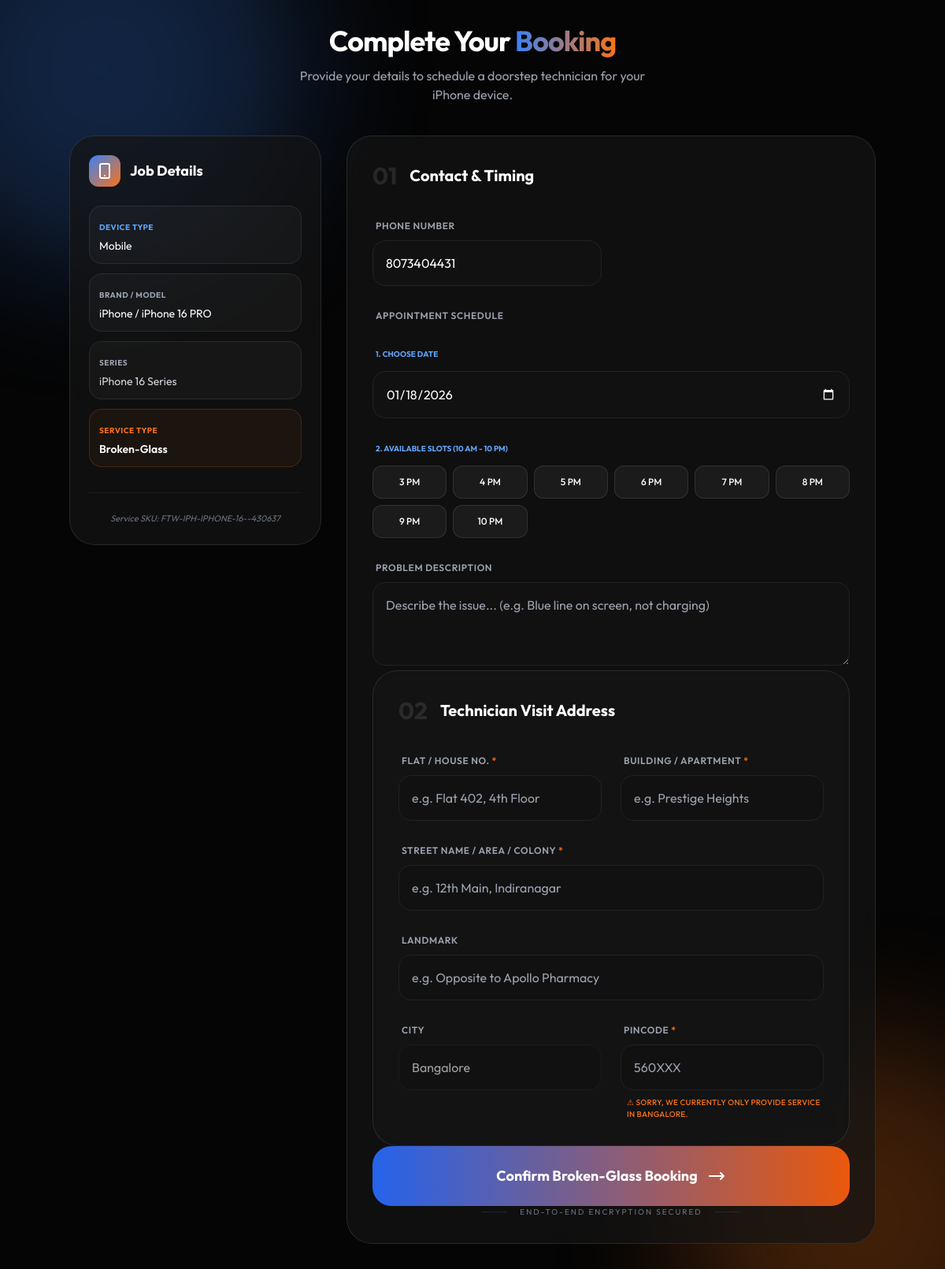
/bookings/booking/menu/FTW-IPH-IPHONE-16--430637/broken-glass/ (signed in), run on the app's committed database.
### Admin/models.py (models this page shows, shortened)
class Product(models.Model):
    category = models.ForeignKey(
        Category,
        on_delete=models.CASCADE,
        related_name='products'
    )
    brand = models.CharField(max_length=100)
    model_name = models.CharField(max_length=100)
    variant = models.CharField(max_length=50, blank=True, null=True)
    image = models.ImageField(upload_to='products/', blank=True, null=True)
    description = models.TextField(blank=True, null=True)
    price = models.DecimalField(max_digits=10, decimal_places=2)
    stock = models.PositiveIntegerField(default=0)
    sku = models.CharField(max_length=100, unique=True, editable=False)
    is_active = models.BooleanField(default=True)
    created_at = models.DateTimeField(auto_now_add=True)
    updated_at = models.DateTimeField(auto_now=True)
    display_order = models.PositiveIntegerField(default=0)
    class Meta:
        ordering = ['display_order']

class Category(models.Model):
    name = models.CharField(max_length=100)
    parent = models.ForeignKey(
        'self',
        on_delete=models.CASCADE,
        null=True,
        blank=True,
        related_name='children'
    )
    image = models.ImageField(upload_to='categories/', blank=True, null=True)
    description = models.TextField(blank=True, null=True)
    slug = models.SlugField(max_length=150, unique=True, blank=True)
    is_active = models.BooleanField(default=True)
    display_order = models.PositiveIntegerField(default=0)
    created_at = models.DateTimeField(auto_now_add=True)
    updated_at = models.DateTimeField(auto_now=True)
    class Meta:
        verbose_name_plural = "Categories"
        unique_together = ('parent', 'name')
        ordering = ['display_order', 'name']
    def get_path_list(self):
        path = [self]
        curr = self
        while curr.parent:
            path.append(curr.parent)
            curr = curr.parent
        return path[::-1] # Reverse to get [Root, Brand, Series, Sub-Series]

### Accounts/models.py (models this page shows, shortened)
class MyUser(AbstractUser):
    phone = models.CharField(max_length=15, unique=True)
    name = models.CharField(max_length=100)
    is_admin = models.BooleanField(default=False)
    email = models.EmailField(null=True, blank=True)
    first_name = None
    last_name = None
    server_id = models.CharField(
        max_length=20,
        null=True,
        blank=True,
        unique=True
    )
    doj = models.DateField(default=date.today)
    profile = models.ImageField(upload_to="profile/", null=True, blank=True)
    USERNAME_FIELD = "username"
    REQUIRED_FIELDS = ["phone", "name"]

### Bookings/views.py (the view, shortened to what this page needs)
# urls.py: path("booking/menu/<product>/<service>/", booking_menu, name="booking_menu"),
@login_required
def booking_menu(request, product, service):
    product_obj = get_object_or_404(
        Product.objects.select_related('category__parent__parent'),
        sku=product
    )
    category_path = product_obj.category.get_path_list()
    context = {
        'sku_str': product,
        'service': service,
        'product': product_obj,
        'category_path': category_path
    }
    return render(request, 'Bookings/bookings.html', context)

### templates/Bookings/bookings.html (shortened to what this page needs)
<!DOCTYPE html>
<html lang="en">
<head>
    <script src="https://cdn.tailwindcss.com"></script>
</head>
<body class="py-8 px-4">
    <div class="blob blob-1"></div>
    <div class="blob blob-2"></div>
    <div class="max-w-5xl mx-auto">
        <div class="mb-10 text-center">
            <h1 class="text-4xl font-bold mb-3 tracking-tight">Complete Your <span class="brand-gradient">Booking</span></h1>
            <p class="text-gray-400 max-w-md mx-auto">Provide your details to schedule a doorstep technician for your {{ product.brand }} device.</p>
        </div>
        <form method="post" class="grid grid-cols-1 lg:grid-cols-12 gap-8">
            <div class="lg:col-span-4 space-y-6">
                <div class="glass-card p-6 rounded-[2rem] sticky top-8">
                    <div class="flex items-center space-x-3 mb-6">
                        <div class="w-10 h-10 rounded-xl bg-gradient-to-br from-blue-500 to-orange-500 flex items-center justify-center">
                            <svg class="w-6 h-6 text-white" fill="none" stroke="currentColor" viewBox="0 0 24 24"><path stroke-linecap="round" stroke-linejoin="round" stroke-width="2" d="M12 18h.01M8 21h8a2 2 0 002-2V5a2 2 0 00-2-2H8a2 2 0 00-2 2v14a2 2 0 002 2z"></path></svg>
                        </div>
                        <h3 class="font-bold text-lg">Job Details</h3>
                    </div>
                    <div class="space-y-3">
                        <div class="spec-badge">
                            <span class="text-[10px] text-blue-400 font-bold uppercase tracking-wider">Device Type</span>
                            <p class="text-sm mt-1">{{ category_path.0.name }}</p>
                        </div>
                        <div class="spec-badge">
                            <span class="text-[10px] text-gray-400 font-bold uppercase tracking-wider">Brand / Model</span>
                            <p class="text-sm mt-1">{{ product.brand }} / {{ product.model_name }}</p>
                        </div>
                        {% if category_path|length > 2 %}
                        <div class="spec-badge">
                            <span class="text-[10px] text-gray-400 font-bold uppercase tracking-wider">Series</span>
                            <p class="text-sm mt-1 text-gray-300">
                                {% for cat in category_path %}{% if forloop.counter0 > 1 %}{{ cat.name }}{% if not forloop.last %} • {% endif %}{% endif %}{% endfor %}
                            </p>
                        </div>
                        {% endif %}
                        <div class="spec-badge bg-orange-500/5 border-orange-500/20">
                            <span class="text-[10px] text-orange-500 font-bold uppercase tracking-wider">Service Type</span>
                            <p class="text-sm mt-1 font-semibold">{{ service|title }}</p>
                        </div>
                    </div>
                    <div class="mt-8 pt-6 border-t border-white/5">
                        <p class="text-[11px] text-gray-500 text-center italic">Service SKU: {{ product.sku }}</p>
                    </div>
                </div>
            </div>
            <div class="lg:col-span-8 space-y-8">
                <div class="glass-card p-8 rounded-[2rem]">
                    <div class="flex items-center mb-8">
                        <span class="text-3xl font-bold text-white/10 mr-4">01</span>
                        <h3 class="text-xl font-bold">Contact & Timing</h3>
                    </div>
                    <div class="grid grid-cols-1 md:grid-cols-2 gap-6">
                        <div class="space-y-2">
                            <label class="text-xs font-semibold text-gray-400 uppercase tracking-wider ml-1">Phone Number</label>
                            <input type="tel" name="phone" value="{{ user.phone|default:'' }}" required
                                   class="input-field w-full rounded-2xl p-4 text-white focus:ring-2 focus:ring-blue-500/20" placeholder="e.g. 9876543210">
                        </div>
                       <div class="md:col-span-2 space-y-6">
  <div class="md:col-span-2 space-y-6">
    <label class="text-xs font-semibold text-gray-400 uppercase tracking-wider ml-1">Appointment Schedule</label>
    <div class="grid grid-cols-1 gap-6">
        <div class="space-y-3">
            <span class="text-[10px] text-blue-400 font-bold uppercase ml-1">1. Choose Date</span>
            <input type="date" id="booking_date" name="booking_date" required
                   class="input-field w-full rounded-2xl p-4 text-white appearance-none cursor-pointer"
                   style="color-scheme: dark;">
        </div>
        <div class="space-y-3">
            <span class="text-[10px] text-blue-400 font-bold uppercase ml-1">2. Available Slots (10 AM - 10 PM)</span>
            <div id="time-slots-container" class="grid grid-cols-3 sm:grid-cols-4 md:grid-cols-6 gap-2">
                </div>
        </div>
    </div>
</div>
                        <div class="md:col-span-2 space-y-2">
                            <label class="text-xs font-semibold text-gray-400 uppercase tracking-wider ml-1">Problem Description</label>
                            <textarea name="description" rows="3" required
                                      class="input-field w-full rounded-2xl p-4 text-white"
                                      placeholder="Describe the issue... (e.g. Blue line on screen, not charging)"></textarea>
                        </div>
                    </div>
                </div>
                <div class="glass-card p-8 rounded-[2rem]">
                    <div class="flex items-center mb-8">
                        <span class="text-3xl font-bold text-white/10 mr-4">02</span>
                        <h3 class="text-xl font-bold">Technician Visit Address</h3>
                    </div>
                    <div class="grid grid-cols-1 md:grid-cols-2 gap-6">
                        <div class="md:col-span-1 space-y-2">
                            <label class="text-xs font-semibold text-gray-400 uppercase tracking-wider ml-1">Flat / House No. <span class="text-orange-500">*</span></label>
                            <input type="text" name="house_no" required
                                   class="input-field w-full rounded-2xl p-4" placeholder="e.g. Flat 402, 4th Floor">
                        </div>
                        <div class="md:col-span-1 space-y-2">
                            <label class="text-xs font-semibold text-gray-400 uppercase tracking-wider ml-1">Building / Apartment <span class="text-orange-500">*</span></label>
                            <input type="text" name="building_name" required
                                   class="input-field w-full rounded-2xl p-4" placeholder="e.g. Prestige Heights">
                        </div>
                        <div class="md:col-span-2 space-y-2">
                            <label class="text-xs font-semibold text-gray-400 uppercase tracking-wider ml-1">Street Name / Area / Colony <span class="text-orange-500">*</span></label>
                            <input type="text" name="street" required
                                   class="input-field w-full rounded-2xl p-4" placeholder="e.g. 12th Main, Indiranagar">
                        </div>
                        <div class="md:col-span-2 space-y-2">
                            <label class="text-xs font-semibold text-gray-400 uppercase tracking-wider ml-1">Landmark</label>
                            <input type="text" name="landmark"
                                   class="input-field w-full rounded-2xl p-4" placeholder="e.g. Opposite to Apollo Pharmacy">
                        </div>
                        <div class="space-y-2">
                            <label class="text-xs font-semibold text-gray-400 uppercase tracking-wider ml-1">City</label>
                            <input type="text" name="city" value="Bangalore" readonly
                                   class="input-field w-full rounded-2xl p-4 opacity-60 pointer-events-none">
                        </div>
                       <div class="space-y-2 group">
    <label class="text-xs font-semibold text-gray-400 uppercase tracking-wider ml-1">
        Pincode <span class="text-orange-500">*</span>
    </label>
    <input type="text"
           id="pincode"
           name="pincode"
           pattern="^(5600[0-9]{2}|562[0-9]{3})$"
           maxlength="6"
           required
           class="input-field w-full rounded-2xl p-4 peer"
           placeholder="560XXX">
    <p class="mt-2 hidden peer-invalid:block text-[10px] text-orange-500 font-medium ml-2 uppercase tracking-wide">
        ⚠ Sorry, we currently only provide service in Bangalore.
    </p>
</div>
                    </div>
                </div>
                <button type="submit" class="group relative w-full overflow-hidden rounded-[1.5rem] p-6 font-bold transition-all hover:scale-[1.01] active:scale-[0.98]">
                    <div class="absolute inset-0 bg-gradient-to-r from-blue-600 to-orange-600 transition-all"></div>
                    <span class="relative flex items-center justify-center text-lg text-white">
                        Confirm {{ service|title }} Booking
                        <svg class="w-6 h-6 ml-3 group-hover:translate-x-1 transition-transform" fill="none" stroke="currentColor" viewBox="0 0 24 24"><path stroke-linecap="round" stroke-linejoin="round" stroke-width="2" d="M17 8l4 4m0 0l-4 4m4-4H3"></path></svg>
                    </span>
                </button>
                <div class="flex items-center justify-center space-x-4 text-gray-500">
                    <div class="h-px w-8 bg-gray-800"></div>
                    <p class="text-[10px] uppercase tracking-[0.2em]">End-to-End Encryption Secured</p>
                    <div class="h-px w-8 bg-gray-800"></div>
                </div>
            </div>
        </form>
    </div>
</body>
</html>

### templates/Bookings/bookings.html (style rules this page uses)
:root { --bg-dark: #050505; --blue-glow: #3b82f6; --orange-glow: #f97316; --input-bg: #111111; }
body { background-color: var(--bg-dark); color: white; font-family: 'Outfit', sans-serif; }
.blob { position: fixed; filter: blur(90px); opacity: 0.25; border-radius: 50%; z-index: -1; }
.blob-1 { top: -10%; left: -10%; width: 500px; height: 500px; background: var(--blue-glow); }
.blob-2 { bottom: -10%; right: -10%; width: 450px; height: 450px; background: var(--orange-glow); }
.glass-card { background: rgba(20, 20, 20, 0.7); backdrop-filter: blur(12px); border: 1px solid rgba(255, 255, 255, 0.1); }
.spec-badge { background: rgba(255, 255, 255, 0.03); border: 1px solid rgba(255, 255, 255, 0.08); padding: 0.75rem; border-radius: 16px; }
.input-field { background: var(--input-bg); border: 1px solid #222; transition: all 0.3s ease; }
.brand-gradient { background: linear-gradient(to right, #3b82f6, #f97316); -webkit-background-clip: text; -webkit-text-fill-color: transparent; }

### data on the page
Product: brand "iPhone", model_name "iPhone 16 PRO", sku "FTW-IPH-IPHONE-16--430637"
Category: name "Mobile"
Category: name "iPhone 16 Series"
MyUser: phone "8073404431"

### other printed values
{{ service|title }} "Broken-Glass"
